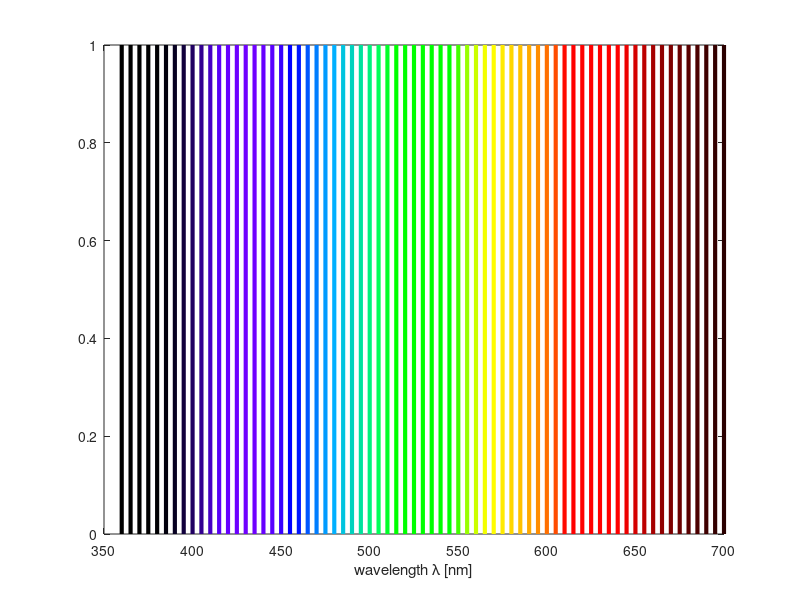

Source code (MATLAB):
function RGB = calculateVisibleSpectrumColor( wavelength_nm )

% Returns RGB triplets with the approximate colors that correspond to EM
% radiation of given wavelengths (in nm), within the visible spectrum,
% between 360-830 nm.
%
% Input argument wavelength_nm can be in row or column format, and must be
% an integer value.
%
% Output argument RGB is a N-by-3 matrix, where N is the number of elements
% in wavelengths_nm, and each row corresponds to a different color.
%
% GNU General Public License v3.0 | Copyright (c) 2022 Alexandros Pitilakis
% Alexandros Pitilakis, Thessaloniki/Greece, March 2017.

% For example plot, call function without input arguments
if nargin == 0
    clear all; close all; clc;
    wavelength_nm = 360:5:700 ;
end

% Colors (first column is wavelength). Ref:
%   https://www.mathworks.com/matlabcentral/fileexchange/7021-spectral-and-xyz-color-functions/content/colorMatchFcn.m
%   cmf = ... that matrix for '1964_FULL' data set...
%   cols = cmf(:,2:4);
%   XYZ2sRGB = makecform('xyz2srgb');
%   sRGB = applycform(cols, XYZ2sRGB);
%
% 1st column: wavelength (nm), Columns 2-4: RGB values of color (approx)
AllColors = [...
    360,  0.000001265935387                   0   0.000009709959960
    361,  0.000001917206492                   0   0.000014713381202
    362,  0.000002886251776                   0   0.000022162976890
    363,  0.000004319817546                   0   0.000033188209441
    364,  0.000006426645777                   0   0.000049403925632
    365,  0.000009504275174                   0   0.000073107711482
    366,  0.000013971234698                   0   0.000107542701850
    367,  0.000020414483587                   0   0.000157258717417
    368,  0.000029651402906                   0   0.000228598643043
    369,  0.000042803577250                   0   0.000330320902532
    370,  0.000061426803941                   0   0.000474469284233
    371,  0.000087625998811                   0   0.000677484426011
    372,  0.000124218114941                   0   0.000961634550316
    373,  0.000175064313154                   0   0.001356854286992
    374,  0.000245250542099                   0   0.001903233151623
    375,  0.000341487792826                   0   0.002653669408308
    376,  0.000472626675780                   0   0.003677969969419
    377,  0.000650252039917                   0   0.005067607964343
    378,  0.000889129367649                   0   0.006940970436653
    379,  0.001208501050897                   0   0.009457771564121
    380,  0.001632583695632                   0   0.012978851557616
    381,  0.002192244446158                   0   0.017404350473397
    382,  0.002926315282572                   0   0.023211299122147
    383,  0.003882531374811                   0   0.030795999097162
    384,  0.005120490153348                   0   0.040830938529790
    385,  0.006712133347525                   0   0.052261623640317
    386,  0.008742899357286                   0   0.064929281744578
    387,  0.011470468669168                   0   0.078667877337172
    388,  0.014765822029253                   0   0.093699180947854
    389,  0.018829158031814                   0   0.110023013030087
    390,  0.023879782451950                   0   0.127570092047460
    391,  0.030108397429839                   0   0.146533177558651
    392,  0.037939231175602                   0   0.166953208642083
    393,  0.046846444486721                   0   0.188790066422849
    394,  0.056392256135352                   0   0.212135534442984
    395,  0.066478092525545                   0   0.236987989310068
    396,  0.077135747050750                   0   0.263344022997835
    397,  0.088462001209644                   0   0.291231381802236
    398,  0.100266272165502                   0   0.320634473050956
    399,  0.112667998836475                   0   0.351508802960300
    400,  0.125527309186351                   0   0.383850017964258
    401,  0.138877023640450                   0   0.417582639262558
    402,  0.152680353725046                   0   0.452659355887628
    403,  0.166962168499786                   0   0.488987505818728
    404,  0.181522872605790                   0   0.526470392580297
    405,  0.196470672419958                   0   0.564982307730107
    406,  0.211601267226798                   0   0.604434983930277
    407,  0.226832529156446                   0   0.644645411406387
    408,  0.242152764111104                   0   0.685487805670310
    409,  0.257415416583955                   0   0.726750051939537
    410,  0.272521080575942                   0   0.768280434622794
    411,  0.287277344092536                   0   0.809634870471537
    412,  0.301534472650439                   0   0.850426724009342
    413,  0.315254465163670                   0   0.890562808184019
    414,  0.328384294861547                   0   0.929972561752466
    415,  0.340913299905679                   0   0.968612415014527
    416,  0.352829248197991                   0   1.000000000000000
    417,  0.364139256314901                   0   1.000000000000000
    418,  0.374853530979488                   0   1.000000000000000
    419,  0.384996104981273                   0   1.000000000000000
    420,  0.394608917222723                   0   1.000000000000000
    421,  0.403333431952994                   0   1.000000000000000
    422,  0.410935918343123                   0   1.000000000000000
    423,  0.417383293439401                   0   1.000000000000000
    424,  0.422758220503045                   0   1.000000000000000
    425,  0.427221548104133                   0   1.000000000000000
    426,  0.430751777257482                   0   1.000000000000000
    427,  0.433569856233383                   0   1.000000000000000
    428,  0.435729015913197                   0   1.000000000000000
    429,  0.437307817458096                   0   1.000000000000000
    430,  0.438499239865540                   0   1.000000000000000
    431,  0.439190381138699                   0   1.000000000000000
    432,  0.439229430676250                   0   1.000000000000000
    433,  0.438577620538617                   0   1.000000000000000
    434,  0.437101040483790                   0   1.000000000000000
    435,  0.434663866675977                   0   1.000000000000000
    436,  0.431376584876282                   0   1.000000000000000
    437,  0.426928963339169                   0   1.000000000000000
    438,  0.421279013336396                   0   1.000000000000000
    439,  0.414324541548915                   0   1.000000000000000
    440,  0.405869748851938                   0   1.000000000000000
    441,  0.396076356500694                   0   1.000000000000000
    442,  0.385095309367783                   0   1.000000000000000
    443,  0.372802794215074                   0   1.000000000000000
    444,  0.358934227925624                   0   1.000000000000000
    445,  0.343277210036855                   0   1.000000000000000
    446,  0.325382699340855                   0   1.000000000000000
    447,  0.304823593819543                   0   1.000000000000000
    448,  0.280738502758401                   0   1.000000000000000
    449,  0.252020027223345                   0   1.000000000000000
    450,  0.216243565570798                   0   1.000000000000000
    451,  0.171297721134646                   0   1.000000000000000
    452,  0.109571821129823                   0   1.000000000000000
    453,                  0                   0   1.000000000000000
    454,                  0                   0   1.000000000000000
    455,                  0                   0   1.000000000000000
    456,                  0                   0   1.000000000000000
    457,                  0                   0   1.000000000000000
    458,                  0                   0   1.000000000000000
    459,                  0                   0   1.000000000000000
    460,                  0   0.087486423873851   1.000000000000000
    461,                  0   0.176514824806452   1.000000000000000
    462,                  0   0.230756399195187   1.000000000000000
    463,                  0   0.272951743756454   1.000000000000000
    464,                  0   0.309281945803874   1.000000000000000
    465,                  0   0.342457323865654   1.000000000000000
    466,                  0   0.373922843886680   1.000000000000000
    467,                  0   0.404392531453902   1.000000000000000
    468,                  0   0.434234145048943   1.000000000000000
    469,                  0   0.463784755777004   1.000000000000000
    470,                  0   0.492836408049197   1.000000000000000
    471,                  0   0.519934354773601   1.000000000000000
    472,                  0   0.544485471864117   1.000000000000000
    473,                  0   0.566942321656936   1.000000000000000
    474,                  0   0.587549617157329   1.000000000000000
    475,                  0   0.606669165363750   1.000000000000000
    476,                  0   0.624549021034247   1.000000000000000
    477,                  0   0.641450244100726   1.000000000000000
    478,                  0   0.657721167611286   1.000000000000000
    479,                  0   0.673579577234983   1.000000000000000
    480,                  0   0.689359189645081   1.000000000000000
    481,                  0   0.705377805902902   0.986263312090443
    482,                  0   0.721497208210660   0.957968328976827
    483,                  0   0.737303915317449   0.929686855128611
    484,                  0   0.752496898314910   0.901533235874348
    485,                  0   0.766925249536238   0.873594457594230
    486,                  0   0.780485756484234   0.845974959054187
    487,                  0   0.793115683099750   0.818755930320060
    488,                  0   0.804805281931404   0.791999584889454
    489,                  0   0.815586177343829   0.765775065781671
    490,                  0   0.825489802395170   0.740118846942839
    491,                  0   0.835987274782527   0.714954345507569
    492,                  0   0.847985986435980   0.689937492153011
    493,                  0   0.860863560725573   0.664798825714183
    494,                  0   0.874130510363302   0.639428837569759
    495,                  0   0.887422331479139   0.613775095049993
    496,                  0   0.900471221851190   0.587912118298726
    497,                  0   0.913097937500077   0.561985047975768
    498,                  0   0.925235860423678   0.536208613409133
    499,                  0   0.936924555946841   0.510935797019434
    500,                  0   0.948376928581513   0.486677175767282
    501,                  0   0.959754006215663   0.462682164877159
    502,                  0   0.970967631640548   0.437719420171128
    503,                  0   0.982035157052026   0.411546130836265
    504,                  0   0.992953045128168   0.383972793864968
    505,                  0   1.000000000000000   0.354692945299819
    506,                  0   1.000000000000000   0.323278181715950
    507,                  0   1.000000000000000   0.289219222294498
    508,                  0   1.000000000000000   0.251558053407243
    509,                  0   1.000000000000000   0.208667471938315
    510,                  0   1.000000000000000   0.157008938008493
    511,                  0   1.000000000000000   0.084725724608469
    512,                  0   1.000000000000000                   0
    513,                  0   1.000000000000000                   0
    514,                  0   1.000000000000000                   0
    515,                  0   1.000000000000000                   0
    516,                  0   1.000000000000000                   0
    517,                  0   1.000000000000000                   0
    518,                  0   1.000000000000000                   0
    519,                  0   1.000000000000000                   0
    520,                  0   1.000000000000000                   0
    521,                  0   1.000000000000000                   0
    522,                  0   1.000000000000000                   0
    523,                  0   1.000000000000000                   0
    524,                  0   1.000000000000000                   0
    525,                  0   1.000000000000000                   0
    526,                  0   1.000000000000000                   0
    527,                  0   1.000000000000000                   0
    528,                  0   1.000000000000000                   0
    529,                  0   1.000000000000000                   0
    530,                  0   1.000000000000000                   0
    531,                  0   1.000000000000000                   0
    532,                  0   1.000000000000000                   0
    533,                  0   1.000000000000000                   0
    534,                  0   1.000000000000000                   0
    535,                  0   1.000000000000000                   0
    536,                  0   1.000000000000000                   0
    537,                  0   1.000000000000000                   0
    538,                  0   1.000000000000000                   0
    539,                  0   1.000000000000000                   0
    540,                  0   1.000000000000000                   0
    541,                  0   1.000000000000000                   0
    542,                  0   1.000000000000000                   0
    543,                  0   1.000000000000000                   0
    544,                  0   1.000000000000000                   0
    545,                  0   1.000000000000000                   0
    546,                  0   1.000000000000000                   0
    547,                  0   1.000000000000000                   0
    548,                  0   1.000000000000000                   0
    549,  0.070548849922679   1.000000000000000                   0
    550,  0.258682718905183   1.000000000000000                   0
    551,  0.355809752862719   1.000000000000000                   0
    552,  0.429867408499382   1.000000000000000                   0
    553,  0.492083504701307   1.000000000000000                   0
    554,  0.546815331262798   1.000000000000000                   0
    555,  0.596254798061060   1.000000000000000                   0
    556,  0.641689903619150   1.000000000000000                   0
    557,  0.683922341144001   1.000000000000000                   0
    558,  0.723498672223086   1.000000000000000                   0
    559,  0.760771505912736   1.000000000000000                   0
    560,  0.795989781269801   1.000000000000000                   0
    561,  0.829715082358528   1.000000000000000                   0
    562,  0.862378796357324   1.000000000000000                   0
    563,  0.894000672142392   1.000000000000000                   0
    564,  0.924605138660025   1.000000000000000                   0
    565,  0.954199114042459   1.000000000000000                   0
    566,  0.982767376382553   1.000000000000000                   0
    567,  1.000000000000000   1.000000000000000                   0
    568,  1.000000000000000   1.000000000000000                   0
    569,  1.000000000000000   0.999580368788005                   0
    570,  1.000000000000000   0.987193550904669                   0
    571,  1.000000000000000   0.974313447051969                   0
    572,  1.000000000000000   0.960870430242082                   0
    573,  1.000000000000000   0.946905129306001                   0
    574,  1.000000000000000   0.932473481137501                   0
    575,  1.000000000000000   0.917639994114866                   0
    576,  1.000000000000000   0.902441929709160                   0
    577,  1.000000000000000   0.886946715044244                   0
    578,  1.000000000000000   0.871208431587236                   0
    579,  1.000000000000000   0.855295855393215                   0
    580,  1.000000000000000   0.839241612974164                   0
    581,  1.000000000000000   0.823031930704800                   0
    582,  1.000000000000000   0.806558761733294                   0
    583,  1.000000000000000   0.789787494168332                   0
    584,  1.000000000000000   0.772701964600737                   0
    585,  1.000000000000000   0.755182881327416                   0
    586,  1.000000000000000   0.737317286193414                   0
    587,  1.000000000000000   0.719001218959634                   0
    588,  1.000000000000000   0.700236778779974                   0
    589,  1.000000000000000   0.681008494580859                   0
    590,  1.000000000000000   0.661380393183907                   0
    591,  1.000000000000000   0.641266750662084                   0
    592,  1.000000000000000   0.620769604746467                   0
    593,  1.000000000000000   0.599807822409553                   0
    594,  1.000000000000000   0.578410484734086                   0
    595,  1.000000000000000   0.556553178259404                   0
    596,  1.000000000000000   0.534161001423070                   0
    597,  1.000000000000000   0.511230854658234                   0
    598,  1.000000000000000   0.487687682089961                   0
    599,  1.000000000000000   0.463442464225608                   0
    600,  1.000000000000000   0.438448644110812                   0
    601,  1.000000000000000   0.412632857959482                   0
    602,  1.000000000000000   0.385863014622559                   0
    603,  1.000000000000000   0.357999486059007                   0
    604,  1.000000000000000   0.328712292826065                   0
    605,  1.000000000000000   0.297582323623727                   0
    606,  1.000000000000000   0.263961793617108                   0
    607,  1.000000000000000   0.226741875433451                   0
    608,  1.000000000000000   0.183796135412383                   0
    609,  1.000000000000000   0.129893951028858                   0
    610,  1.000000000000000   0.040255889043509                   0
    611,  1.000000000000000                   0                   0
    612,  1.000000000000000                   0                   0
    613,  1.000000000000000                   0                   0
    614,  1.000000000000000                   0                   0
    615,  1.000000000000000                   0                   0
    616,  1.000000000000000                   0                   0
    617,  1.000000000000000                   0                   0
    618,  1.000000000000000                   0                   0
    619,  1.000000000000000                   0                   0
    620,  1.000000000000000                   0                   0
    621,  1.000000000000000                   0                   0
    622,  1.000000000000000                   0                   0
    623,  1.000000000000000                   0                   0
    624,  1.000000000000000                   0                   0
    625,  1.000000000000000                   0                   0
    626,  1.000000000000000                   0                   0
    627,  1.000000000000000                   0                   0
    628,  1.000000000000000                   0                   0
    629,  1.000000000000000                   0                   0
    630,  1.000000000000000                   0                   0
    631,  1.000000000000000                   0                   0
    632,  1.000000000000000                   0                   0
    633,  1.000000000000000                   0                   0
    634,  1.000000000000000                   0                   0
    635,  1.000000000000000                   0                   0
    636,  1.000000000000000                   0                   0
    637,  1.000000000000000                   0                   0
    638,  1.000000000000000                   0                   0
    639,  1.000000000000000                   0                   0
    640,  1.000000000000000                   0                   0
    641,  1.000000000000000                   0                   0
    642,  0.988223588525587                   0                   0
    643,  0.969144725459080                   0                   0
    644,  0.950099852190815                   0                   0
    645,  0.931096043316750                   0                   0
    646,  0.912114643603874                   0                   0
    647,  0.893139987247846                   0                   0
    648,  0.874154140836069                   0                   0
    649,  0.855151355647203                   0                   0
    650,  0.836115607174068                   0                   0
    651,  0.817046262807503                   0                   0
    652,  0.797976761141867                   0                   0
    653,  0.778957166359436                   0                   0
    654,  0.760022287450224                   0                   0
    655,  0.741228544135151                   0                   0
    656,  0.722591818800464                   0                   0
    657,  0.704178346063296                   0                   0
    658,  0.685999992134344                   0                   0
    659,  0.668079073421602                   0                   0
    660,  0.650461158443578                   0                   0
    661,  0.633105909597260                   0                   0
    662,  0.615984635261661                   0                   0
    663,  0.599071683705807                   0                   0
    664,  0.582439134470809                   0                   0
    665,  0.566047387204379                   0                   0
    666,  0.549903959426296                   0                   0
    667,  0.534044961895007                   0                   0
    668,  0.518471988027804                   0                   0
    669,  0.503158924858275                   0                   0
    670,  0.488157392461871                   0                   0
    671,  0.473384077966856                   0                   0
    672,  0.458865364070264                   0                   0
    673,  0.444593841630168                   0                   0
    674,  0.430583672303444                   0                   0
    675,  0.416869962226695                   0                   0
    676,  0.403457374232858                   0                   0
    677,  0.390349585512085                   0                   0
    678,  0.377579515074901                   0                   0
    679,  0.365138731232344                   0                   0
    680,  0.353044821631653                   0                   0
    681,  0.341255016244624                   0                   0
    682,  0.329748370311438                   0                   0
    683,  0.318503200428267                   0                   0
    684,  0.307543864401634                   0                   0
    685,  0.296886207580177                   0                   0
    686,  0.286473256810993                   0                   0
    687,  0.276391058993624                   0                   0
    688,  0.266547800528674                   0                   0
    689,  0.256994988920164                   0                   0
    690,  0.247719174744754                   0                   0
    691,  0.238677698431109                   0                   0
    692,  0.229890763684609                   0                   0
    693,  0.221382152183366                   0                   0
    694,  0.213065519772024                   0                   0
    695,  0.205007752735315                   0                   0
    696,  0.197185381815858                   0                   0
    697,  0.189557942354814                   0                   0
    698,  0.182145945048553                   0                   0
    699,  0.175001801184886                   0                   0
    700,  0.168009923430910                   0                   0
    701,  0.161274723537852                   0                   0
    702,  0.154662489166597                   0                   0
    703,  0.148262093486082                   0                   0
    704,  0.142069684513876                   0                   0
    705,  0.136004849581854                   0                   0
    706,  0.130230723769654                   0                   0
    707,  0.124509385487127                   0                   0
    708,  0.119050219967691                   0                   0
    709,  0.113737819988694                   0                   0
    710,  0.108562081380529                   0                   0
    711,  0.103634653820500                   0                   0
    712,  0.098789805799619                   0                   0
    713,  0.094132521677435                   0                   0
    714,  0.089600286276344                   0                   0
    715,  0.085180476344464                   0                   0
    716,  0.080952269170156                   0                   0
    717,  0.076783395143202                   0                   0
    718,  0.072854073545193                   0                   0
    719,  0.069041120030778                   0                   0
    720,  0.065217617383499                   0                   0
    721,  0.061531428926971                   0                   0
    722,  0.058003693130792                   0                   0
    723,  0.054618810136521                   0                   0
    724,  0.051312537747313                   0                   0
    725,  0.048102575805551                   0                   0
    726,  0.045067409569649                   0                   0
    727,  0.042098776259717                   0                   0
    728,  0.039162734162398                   0                   0
    729,  0.036423460808054                   0                   0
    730,  0.033678412069942                   0                   0
    731,  0.031354203841050                   0                   0
    732,  0.029173104454697                   0                   0
    733,  0.027147131580243                   0                   0
    734,  0.025266031752026                   0                   0
    735,  0.023519484523750                   0                   0
    736,  0.021897228971376                   0                   0
    737,  0.020390917924583                   0                   0
    738,  0.018992180372489                   0                   0
    739,  0.017692683293331                   0                   0
    740,  0.016485944830197                   0                   0
    741,  0.015364032328431                   0                   0
    742,  0.014323131325682                   0                   0
    743,  0.013347074751389                   0                   0
    744,  0.012466107588206                   0                   0
    745,  0.011590142534868                   0                   0
    746,  0.010624206000790                   0                   0
    747,  0.009908523729525                   0                   0
    748,  0.009250490048424                   0                   0
    749,  0.008617238737865                   0                   0
    750,  0.008036837461305                   0                   0
    751,  0.007498369002315                   0                   0
    752,  0.006995898952601                   0                   0
    753,  0.006528861657025                   0                   0
    754,  0.006094216302169                   0                   0
    755,  0.005689773823138                   0                   0
    756,  0.005312827975211                   0                   0
    757,  0.004961868216206                   0                   0
    758,  0.004634307395303                   0                   0
    759,  0.004329233525246                   0                   0
    760,  0.004044384966739                   0                   0
    761,  0.003778778065005                   0                   0
    762,  0.003531115810789                   0                   0
    763,  0.003299827249123                   0                   0
    764,  0.003084474480226                   0                   0
    765,  0.002883433989115                   0                   0
    766,  0.002695824241060                   0                   0
    767,  0.002520855942937                   0                   0
    768,  0.002357508731791                   0                   0
    769,  0.002205091817072                   0                   0
    770,  0.002062834395382                   0                   0
    771,  0.001929979164120                   0                   0
    772,  0.001805900717793                   0                   0
    773,  0.001690027315471                   0                   0
    774,  0.001581779185961                   0                   0
    775,  0.001480678366349                   0                   0
    776,  0.001386276683577                   0                   0
    777,  0.001298121817727                   0                   0
    778,  0.001215765591754                   0                   0
    779,  0.001138887287248                   0                   0
    780,  0.001067060615774                   0                   0
    781,  0.000999994778945                   0                   0
    782,  0.000937305196634                   0                   0
    783,  0.000878748996076                   0                   0
    784,  0.000823969445893                   0                   0
    785,  0.000772745563746                   0                   0
    786,  0.000724852222460                   0                   0
    787,  0.000679998492407                   0                   0
    788,  0.000637995255831                   0                   0
    789,  0.000598681115270                   0                   0
    790,  0.000561848948049                   0                   0
    791,  0.000527351216823                   0                   0
    792,  0.000495046601199                   0                   0
    793,  0.000464791708462                   0                   0
    794,  0.000436423068781                   0                   0
    795,  0.000409876951933                   0                   0
    796,  0.000384964240092                   0                   0
    797,  0.000361648923413                   0                   0
    798,  0.000339741884120                   0                   0
    799,  0.000319245194334                   0                   0
    800,  0.000299979905583                   0                   0
    801,  0.000281921600151                   0                   0
    802,  0.000264976380567                   0                   0
    803,  0.000249078534384                   0                   0
    804,  0.000234162051982                   0                   0
    805,  0.000220166182572                   0                   0
    806,  0.000207036341141                   0                   0
    807,  0.000194715170654                   0                   0
    808,  0.000183154666345                   0                   0
    809,  0.000172303429732                   0                   0
    810,  0.000162122018163                   0                   0
    811,  0.000152565626319                   0                   0
    812,  0.000143595796038                   0                   0
    813,  0.000135172307451                   0                   0
    814,  0.000127263088322                   0                   0
    815,  0.000119832672695                   0                   0
    816,  0.000112849402810                   0                   0
    817,  0.000106288201134                   0                   0
    818,  0.000100118524093                   0                   0
    819,  0.000094319724049                   0                   0
    820,  0.000088865881631                   0                   0
    821,  0.000083743460676                   0                   0
    822,  0.000078930945860                   0                   0
    823,  0.000074408402193                   0                   0
    824,  0.000070154353120                   0                   0
    825,  0.000066148850733                   0                   0
    826,  0.000062379356270                   0                   0
    827,  0.000058823771490                   0                   0
    828,  0.000055468935940                   0                   0
    829,  0.000052305704592                   0                   0
    830,  0.000049315735711                   0                   0 
    831,                  0                   0                   0 ];

% Check if wavelength is off-range. If yes, assign it to value 831nm (pure
% black)
wavelength_nm( wavelength_nm > 830 | wavelength_nm < 360 ) = 831;

% Return the RGB values for the 
RGB = AllColors( wavelength_nm-359, 2:4 );

% Example plot
if nargin == 0
    for k = 1:length(wavelength_nm)        
        plot( wavelength_nm(k)*[1 1], [0 1] , 'color' , ...
            RGB(k,:) , 'linewidth' , 3 ); hold on;
        xlabel( 'wavelength \lambda [nm]' );        
    end
end